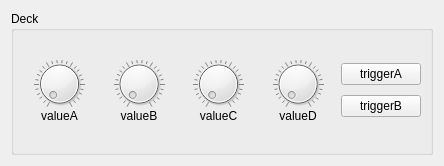
<?xml version="1.0" encoding="UTF-8"?>
<ui version="4.0">
 <class>CodeDeck</class>
 <widget class="QWidget" name="CodeDeck">
  <property name="geometry">
   <rect>
    <x>0</x>
    <y>0</y>
    <width>444</width>
    <height>166</height>
   </rect>
  </property>
  <property name="windowTitle">
   <string>Form</string>
  </property>
  <layout class="QVBoxLayout" name="verticalLayout_2">
   <item>
    <widget class="QGroupBox" name="groupBox">
     <property name="title">
      <string>Deck</string>
     </property>
     <layout class="QVBoxLayout" name="verticalLayout_3">
      <item>
       <layout class="QHBoxLayout" name="horizontalLayout">
        <property name="spacing">
         <number>6</number>
        </property>
        <property name="leftMargin">
         <number>0</number>
        </property>
        <property name="bottomMargin">
         <number>0</number>
        </property>
        <item>
         <layout class="QGridLayout" name="gridLayout" columnstretch="0,0,0,0">
          <property name="horizontalSpacing">
           <number>6</number>
          </property>
          <property name="verticalSpacing">
           <number>0</number>
          </property>
          <item row="2" column="0">
           <widget class="QDial" name="valueA">
            <property name="maximum">
             <number>100</number>
            </property>
            <property name="notchesVisible">
             <bool>true</bool>
            </property>
           </widget>
          </item>
          <item row="2" column="1">
           <widget class="QDial" name="valueB">
            <property name="maximum">
             <number>100</number>
            </property>
            <property name="notchesVisible">
             <bool>true</bool>
            </property>
           </widget>
          </item>
          <item row="2" column="2">
           <widget class="QDial" name="valueC">
            <property name="maximum">
             <number>100</number>
            </property>
            <property name="notchesVisible">
             <bool>true</bool>
            </property>
           </widget>
          </item>
          <item row="5" column="2">
           <widget class="QLabel" name="label_5">
            <property name="text">
             <string>valueC</string>
            </property>
            <property name="alignment">
             <set>Qt::AlignHCenter|Qt::AlignTop</set>
            </property>
           </widget>
          </item>
          <item row="5" column="1">
           <widget class="QLabel" name="label_4">
            <property name="text">
             <string>valueB</string>
            </property>
            <property name="alignment">
             <set>Qt::AlignHCenter|Qt::AlignTop</set>
            </property>
           </widget>
          </item>
          <item row="5" column="0">
           <widget class="QLabel" name="label_2">
            <property name="text">
             <string>valueA</string>
            </property>
            <property name="alignment">
             <set>Qt::AlignHCenter|Qt::AlignTop</set>
            </property>
           </widget>
          </item>
          <item row="2" column="3">
           <widget class="QDial" name="valueD">
            <property name="maximum">
             <number>100</number>
            </property>
            <property name="notchesVisible">
             <bool>true</bool>
            </property>
           </widget>
          </item>
          <item row="5" column="3">
           <widget class="QLabel" name="label_6">
            <property name="text">
             <string>valueD</string>
            </property>
            <property name="alignment">
             <set>Qt::AlignHCenter|Qt::AlignTop</set>
            </property>
           </widget>
          </item>
         </layout>
        </item>
        <item>
         <layout class="QVBoxLayout" name="verticalLayout">
          <item>
           <widget class="QPushButton" name="triggerA">
            <property name="text">
             <string>triggerA</string>
            </property>
           </widget>
          </item>
          <item>
           <widget class="QPushButton" name="triggerB">
            <property name="text">
             <string>triggerB</string>
            </property>
           </widget>
          </item>
         </layout>
        </item>
       </layout>
      </item>
     </layout>
    </widget>
   </item>
  </layout>
 </widget>
 <resources/>
 <connections/>
</ui>
